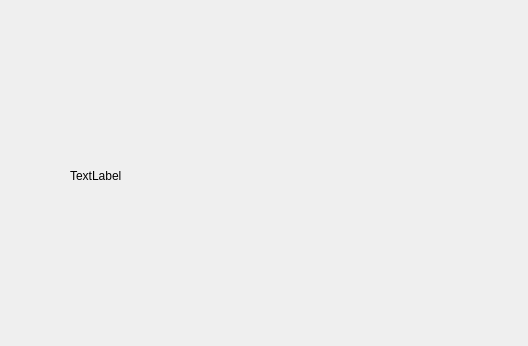
<?xml version="1.0" encoding="UTF-8"?>
<ui version="4.0">
 <class>Form_display</class>
 <widget class="QWidget" name="Form_display">
  <property name="geometry">
   <rect>
    <x>0</x>
    <y>0</y>
    <width>528</width>
    <height>346</height>
   </rect>
  </property>
  <property name="windowTitle">
   <string>Form</string>
  </property>
  <widget class="QLabel" name="label">
   <property name="geometry">
    <rect>
     <x>70</x>
     <y>70</y>
     <width>381</width>
     <height>211</height>
    </rect>
   </property>
   <property name="text">
    <string>TextLabel</string>
   </property>
  </widget>
 </widget>
 <resources/>
 <connections/>
</ui>
